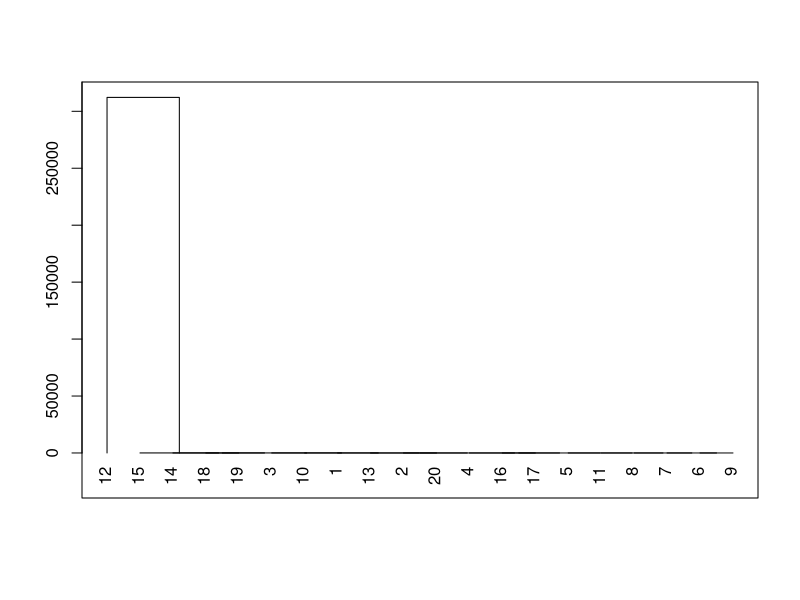
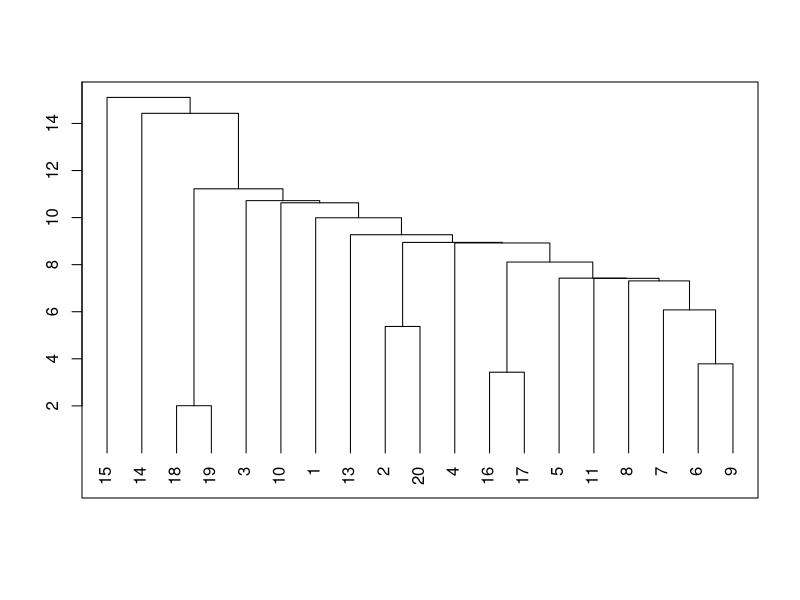

Reproduce these figures in R, in order.


#read expened data: include the large opened economies, to get significant differences
cluster =read.table(file="cluster.txt",header=T)
dist.eu= dist(cluster,method="euclidean",p=2,diag=T) #euclidan distance
dist.eu2=dist.eu^2
s=hclust(dist.eu2, method = "single")
plot(s, hang = -0.1, frame.plot = TRUE, ann = FALSE)

cluster2=cluster[-12,]	#form new matrix witout 12th variable
dist.eu2= dist(cluster2,method="euclidean",p=2,diag=T)
dist.eu22=dist.eu2^2
s=hclust(dist.eu22, method = "single")
plot(s, hang = -0.1, frame.plot = TRUE, ann = FALSE)